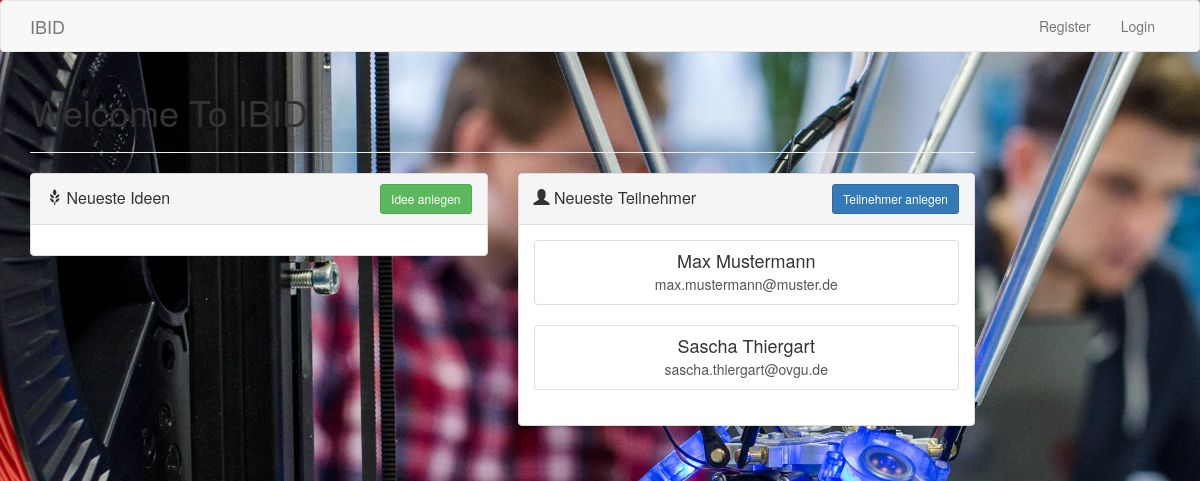
The page / on the database its author committed.
### ManageUsers/models.py (models this page shows, shortened)
class UserProfile(models.Model):
	user = models.OneToOneField(User)
	company = models.CharField(max_length=256,blank=True)
	website = models.URLField(blank=True)
	phone_number = models.CharField(max_length=15,validators=[RegexValidator(regex=r'^\+?1?\d{9,15}$', message="Phone number must be entered in the format: '+999999999'. Up to 15 digits allowed."),], blank=True) # validators should be a list
	street = models.CharField(max_length=256, blank=True, null=True)
	house_number = models.IntegerField(blank=True, null=True)
	zip_code = models.IntegerField(blank=True, null=True)
	city = models.CharField(max_length=256, blank=True, null=True)
	user_type = models.ForeignKey(UserType, blank=True, null=True)
	date_joined = models.DateField(default=timezone.now)
	"""
	Description: Felder, um die Eignung des Gründers zu erkennen
	"""
	PERSONALITY_CHOICES = (
		('1','Ja'),
		('0','Nein'),
	)
	skills = models.TextField(blank=True, null=True, default=None)
	education = models.TextField(null=True, blank=True, default=None)
	role = models.ForeignKey(UserRole, blank=True, null=True, default=None)
	seeks_opportunity = models.CharField(max_length=1,choices=PERSONALITY_CHOICES, blank=True, null=True, default=None)
	delayed_gratifikation = models.CharField(max_length=1,choices=PERSONALITY_CHOICES, blank=True, null=True, default=None)
	target_oriented = models.CharField(max_length=1,choices=PERSONALITY_CHOICES, blank=True, null=True, default=None)
	flexible_thinker = models.CharField(max_length=1,choices=PERSONALITY_CHOICES, blank=True, null=True, default=None)
	social_stable = models.CharField(max_length=1,choices=PERSONALITY_CHOICES, blank=True, null=True, default=None)
	curious = models.CharField(max_length=1,choices=PERSONALITY_CHOICES, blank=True, null=True, default=None)
	responsible = models.CharField(max_length=1,choices=PERSONALITY_CHOICES, blank=True, null=True, default=None)
	risk_taking = models.CharField(max_length=1,choices=PERSONALITY_CHOICES, blank=True, null=True, default=None)
	determined = models.CharField(max_length=1,choices=PERSONALITY_CHOICES, blank=True, null=True, default=None)
	stamina = models.CharField(max_length=1,choices=PERSONALITY_CHOICES, blank=True, null=True, default=None)
	class Meta:
		permissions = (
			('view', 'View UserProfile'),
			('edit', 'Edit UserProfile'),
		)

### Home/views.py (the view)
# urls.py: url(r'^$', views.index, name='index'),
def index(request):
	ideas=Idea.objects.all().order_by('-id')[:10]
	profiles=UserProfile.objects.all().order_by('-id')[:10]
	return render(request, 'Home/index.html',{'ideas':ideas,'profiles':profiles})

### Home/templates/Home/index.html (shortened to what this page needs)
{% extends 'base.html' %}
{% load staticfiles %}
{% block body_middle_block-1 %}
	<h1>Welcome To IBID</h1><hr>
<div class="row">
	<div class=" col-sm-6 col-md-6 col-lg-6" align="center">
		<div class="panel panel-default">
		    <div class="panel-heading clearfix" >
		      <h3 class="panel-title pull-left" style="padding-top: 5px;"><span class="glyphicon glyphicon-grain" aria-hidden="true"></span>  Neueste Ideen</h3>
		      <div class="btn-group pull-right">
		          <a href="{% url 'ManageIdea:post_idea' %}" class="btn btn-success btn-sm" aria-haspopup="true"> Idee anlegen</a>
		      </div>
		    </div>
		    <div class="panel-body">
		    </div>
		</div>
	</div>
	<div class="col-sm-6 col-md-6 col-lg-6" align="center">
		<div class="panel panel-default">
		    <div class="panel-heading clearfix" >
		      <h3 class="panel-title pull-left" style="padding-top: 5px;"><span class="glyphicon glyphicon-user" aria-hidden="true"></span>  Neueste Teilnehmer</h3>
		      <div class="btn-group pull-right">
		          <a href="{% url 'ManageUsers:register' %}" class="btn btn-primary btn-sm">Teilnehmer anlegen
		          </a>
		      </div>
		    </div>
		    <div class="panel-body">
		    	{% for profile in profiles %}
			        <div class="list-group">
			          <a href="{% url 'ManageUsers:userprofile' profile.user.id %}" class="list-group-item ">
			            <h4 class="list-group-item-heading">{{ profile.user.first_name }} {{ profile.user.last_name }}</h4>
			            <p class="list-group-item-text">{{ profile.user.username }}</p>
			          </a>
			        </div>
			      {% endfor %}
		    </div>
		</div>
	</div>
</div>
{% endblock %}

### rows shown on the page
UserProfile: user.first_name "Max", user.last_name "Mustermann", user.username "max.mustermann@muster.de"
UserProfile: user.first_name "Sascha", user.last_name "Thiergart", user.username "sascha.thiergart@ovgu.de"
